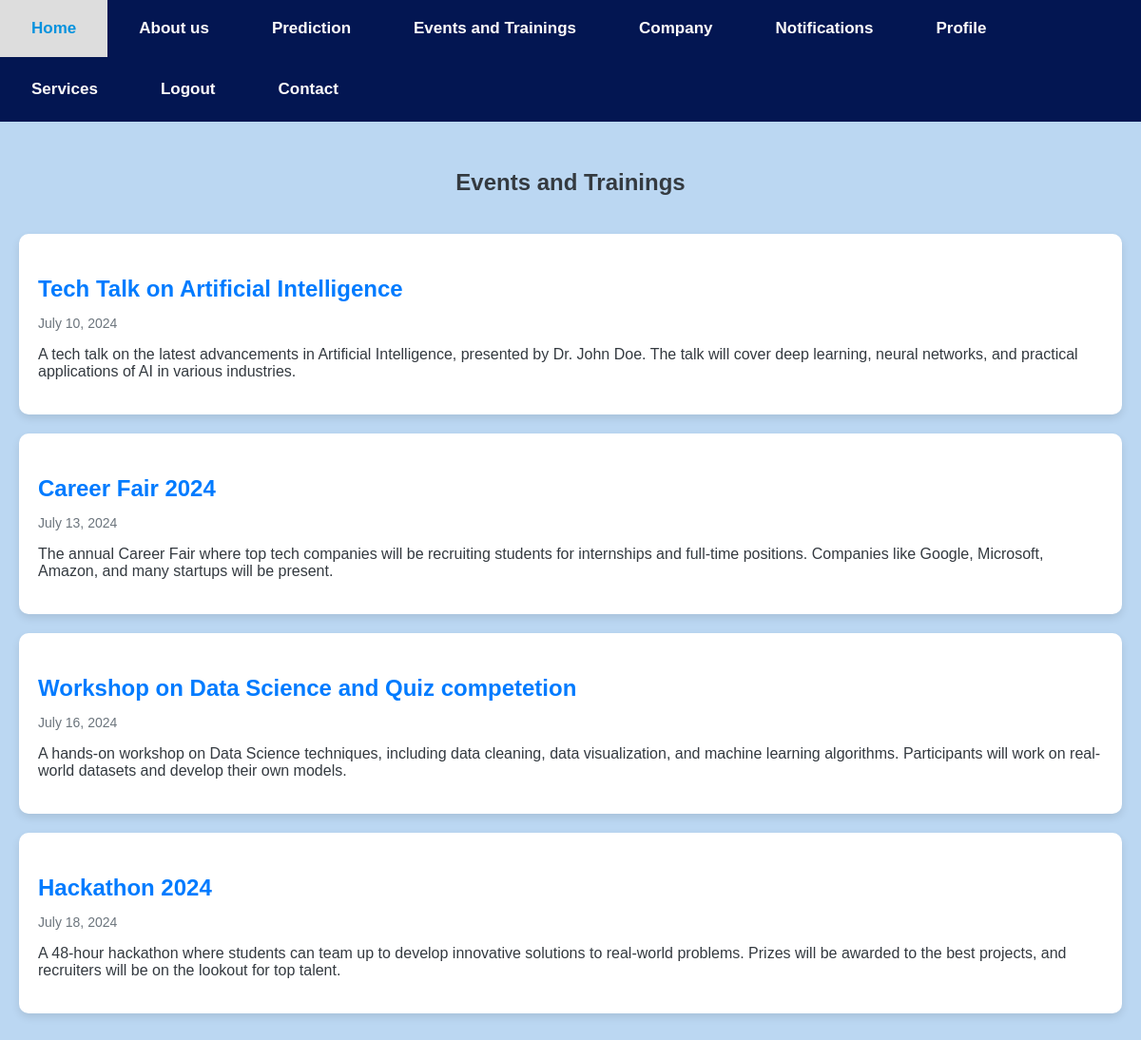
/accounts/events/, run on the app's committed database.
### authentication/models.py (models this page shows, shortened)
class Event(models.Model):
    name = models.CharField(max_length=100)
    date = models.DateField()
    description = models.TextField()

### authentication/views.py (the view)
# urls.py: path('events/',views.events_and_trainings, name='events'),
def events_and_trainings(request):
    events = Event.objects.all()
    return render(request, 'events.html', {'events': events})

### authentication/templates/events.html (shortened to what this page needs)
{% load static%}
<!DOCTYPE html>
<html lang="en">
<head>
</head>
<body>
    <div class="navbar">
        <div class="down">
            <a href="#"><b>Profile</b></a>
        </div>
        <a href="{% url 'duphome' %}"><b>Home</b></a>
        <a href="{% url 'about' %}"><b>About us</b></a>
        <a href="{% url 'prediction' %}"><b>Prediction</b></a>
        <a href="{% url 'events' %}"><b>Events and Trainings</b></a>
        <a href="{% url 'displayxl' %}"><b>Company</b></a>
        <a href="{% url 'notifications' %}"><b>Notifications</b></a>
        <a href="{% url 'servicce' %}"><b>Services</b></a>
        <div class="drop">
            <a href="#"><b>Contact</b></a>
        </div>
        <a href="{% url 'logout' %}"><b>Logout</b></a>
    </div>
    <div class="container">
        <h2>Events and Trainings</h2>
        <div class="row">
            {% for event in events %}
                <div class="col-md-6">
                    <div class="event-card">
                        <h3 class="event-title">{{ event.name }}</h3>
                        <p class="event-date">{{ event.date }}</p>
                        <p class="event-description">{{ event.description }}</p>
                    </div>
                </div>
            {% endfor %}
        </div>
    </div>
</body>
</html>

### authentication/templates/events.html (style rules this page uses)
body { background-color: #bbd7f2; font-family: 'Arial', sans-serif; margin: 0; padding: 0; }
.container { margin: 50px auto; max-width: 1200px; padding: 0 20px; }
.event-card { background-color: #fff; border-radius: 10px; box-shadow: 0 4px 8px rgba(0, 0, 0, 0.1); margin-bottom: 20px; padding: 20px; transition: transform 0.2s ease-in-out; }
.event-title { color: #007bff; font-size: 24px; margin-bottom: 10px; }
.event-date { color: #6c757d; font-size: 14px; margin-bottom: 10px; }
.event-description { color: #343a40; font-size: 16px; }
h2 { color: #343a40; text-align: center; margin-bottom: 40px; }
.navbar { background-color: #031652; position: relative; z-index: 1000; }
.navbar a { color: rgb(254, 251, 251); display: inline-block; float: left; font-size: 17px; padding: 20px 33px; text-align: center; text-decoration: none; }
.dropdown, .down, .drop { position: relative; display: inline-block; }

### data on the page
Event: name "Tech Talk on Artificial Intelligence", date "July 10, 2024", description "A tech talk on the latest advancements in Artificial Intelligence, presented by Dr. John Doe. The talk will cover deep learning, neural networks, and practical applications of AI in various industries."
Event: name "Career Fair 2024", date "July 13, 2024", description "The annual Career Fair where top tech companies will be recruiting students for internships and full-time positions. Companies like Google, Microsoft, Amazon, and many startups will be present."
Event: name "Workshop on Data Science and Quiz competetion", date "July 16, 2024", description "A hands-on workshop on Data Science techniques, including data cleaning, data visualization, and machine learning algorithms. Participants will work on real-world datasets and develop their own models."
Event: name "Hackathon 2024", date "July 18, 2024", description "A 48-hour hackathon where students can team up to develop innovative solutions to real-world problems. Prizes will be awarded to the best projects, and recruiters will be on the lookout for top talent."
